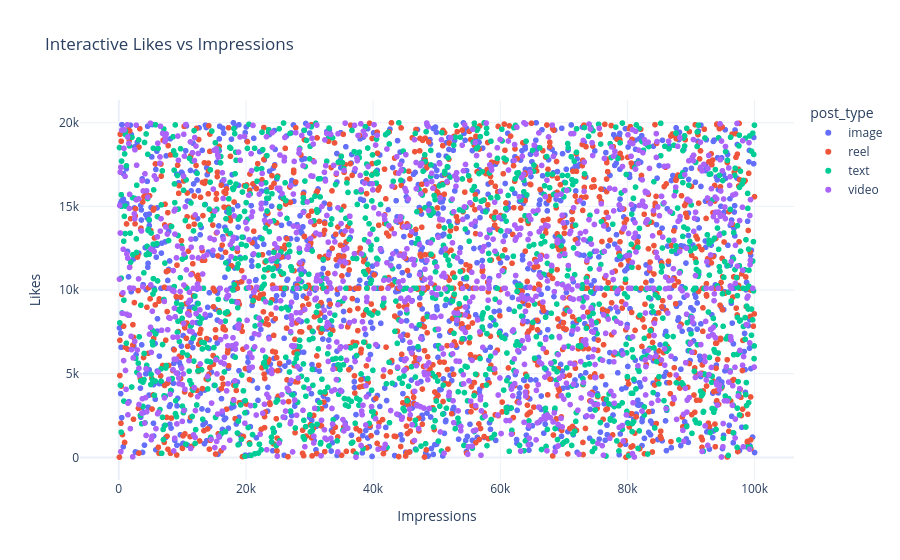

Write notebook code for a chart like this one.
### Markdown cell above
A bubble chart is used to visualize three or more variables together. In this analysis, we compare impressions and likes, while bubble size represents shares and bubble color represents post type.

### Code cell
fig = px.scatter(df,
    x='impression_count',
    y='likes',
    color='post_type',
    hover_data=['post_category', 'comments', 'shares'],
    title='Interactive Likes vs Impressions',
    template='plotly_white')

fig.update_layout(
    xaxis_title='Impressions',
    yaxis_title='Likes')

fig.show()

### Figure 1 — Plotly figure (JSON) as saved in the notebook; plotly's stock layout.template omitted (floating-point values rounded to 4 significant figures; data arrays with more than 128 entries replaced by an {"elided": "..."} marker saying what was removed)
{"data": [{"customdata": {"elided": "1247x3 mixed values"}, "hovertemplate": "post_type=image<br>impression_count=%{x}<br>likes=%{y}<br>post_category=%{customdata[0]}<br>comments=%{customdata[1]}<br>shares=%{customdata[2]}<extra></extra>", "legendgroup": "image", "marker": {"color": "#636efa", "symbol": "circle"}, "mode": "markers", "name": "image", "showlegend": true, "type": "scattergl", "x": {"elided": "1247 int values"}, "xaxis": "x", "y": {"elided": "1247 float values"}, "yaxis": "y"}, {"customdata": {"elided": "1283x3 mixed values"}, "hovertemplate": "post_type=reel<br>impression_count=%{x}<br>likes=%{y}<br>post_category=%{customdata[0]}<br>comments=%{customdata[1]}<br>shares=%{customdata[2]}<extra></extra>", "legendgroup": "reel", "marker": {"color": "#EF553B", "symbol": "circle"}, "mode": "markers", "name": "reel", "showlegend": true, "type": "scattergl", "x": {"elided": "1283 int values"}, "xaxis": "x", "y": {"elided": "1283 float values"}, "yaxis": "y"}, {"customdata": {"elided": "1245x3 mixed values"}, "hovertemplate": "post_type=text<br>impression_count=%{x}<br>likes=%{y}<br>post_category=%{customdata[0]}<br>comments=%{customdata[1]}<br>shares=%{customdata[2]}<extra></extra>", "legendgroup": "text", "marker": {"color": "#00cc96", "symbol": "circle"}, "mode": "markers", "name": "text", "showlegend": true, "type": "scattergl", "x": {"elided": "1245 int values"}, "xaxis": "x", "y": {"elided": "1245 float values"}, "yaxis": "y"}, {"customdata": {"elided": "1225x3 mixed values"}, "hovertemplate": "post_type=video<br>impression_count=%{x}<br>likes=%{y}<br>post_category=%{customdata[0]}<br>comments=%{customdata[1]}<br>shares=%{customdata[2]}<extra></extra>", "legendgroup": "video", "marker": {"color": "#ab63fa", "symbol": "circle"}, "mode": "markers", "name": "video", "showlegend": true, "type": "scattergl", "x": {"elided": "1225 int values"}, "xaxis": "x", "y": {"elided": "1225 float values"}, "yaxis": "y"}], "layout": {"legend": {"title": {"text": "post_type"}, "tracegroupgap": 0}, "title": {"text": "Interactive Likes vs Impressions"}, "xaxis": {"anchor": "y", "domain": [0, 1], "title": {"text": "Impressions"}}, "yaxis": {"anchor": "x", "domain": [0, 1], "title": {"text": "Likes"}}}}
